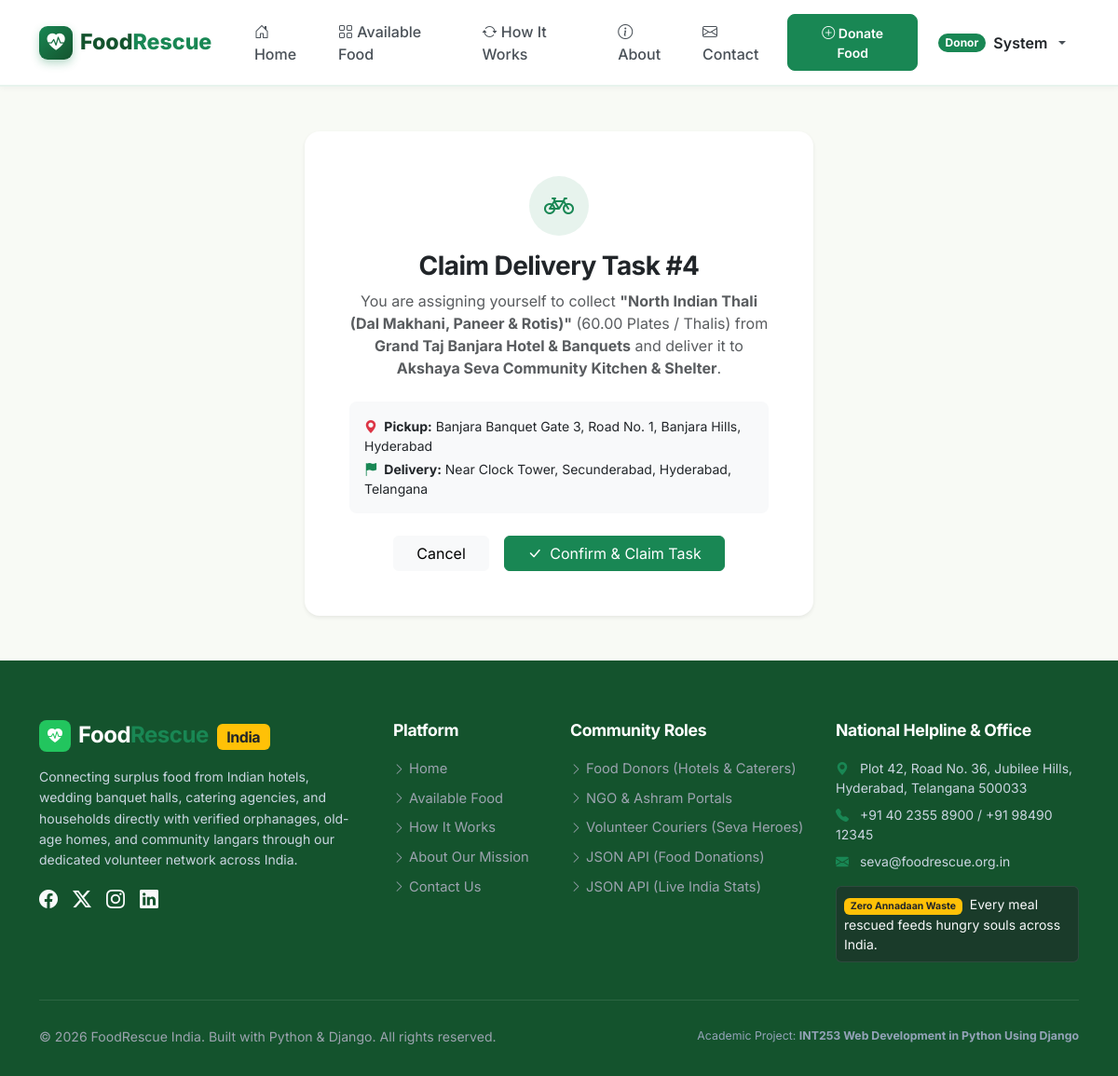
The app's page /volunteer/deliveries/4/claim/ (signed in) with its own data.
### accounts/models.py (models this page shows, shortened)
class UserProfile(models.Model):
    ROLE_CHOICES = [
        ('Donor', 'Food Donor (Restaurant / Hotel / Banquet / Caterer)'),
        ('NGO', 'NGO / Trust / Shelter / Orphanage Receiver'),
        ('Volunteer', 'Food Rescue Volunteer (Courier / Transporter)'),
    ]
    user = models.OneToOneField(User, on_delete=models.CASCADE, related_name='profile')
    role = models.CharField(max_length=20, choices=ROLE_CHOICES, default='Donor')
    phone = models.CharField(max_length=20, blank=True, help_text="e.g., +91 98765 43210")
    organization_name = models.CharField(
        max_length=150,
        blank=True,
        help_text="Name of Restaurant, Hotel, NGO Trust, or Catering Hall"
    )
    address = models.TextField(blank=True, help_text="Plot/Flat, Street, Locality (e.g. Jubilee Hills, Road No. 10)")
    city = models.CharField(max_length=100, blank=True, default='Hyderabad')
    is_verified = models.BooleanField(
        default=False,
        help_text="Government / NGO Darpan verification status"
    )
    profile_image = models.ImageField(upload_to='profiles/', blank=True, null=True)
    created_at = models.DateTimeField(auto_now_add=True)
    updated_at = models.DateTimeField(auto_now=True)
    class Meta:
        verbose_name = 'User Profile'
        verbose_name_plural = 'User Profiles'
        ordering = ['-created_at']

### requests/models.py (models this page shows, shortened)
class Delivery(models.Model):
    DELIVERY_STATUS_CHOICES = [
        ('ASSIGNED', 'Assigned / Waiting for Volunteer Pickup'),
        ('PICKED_UP', 'Food Collected from Donor'),
        ('IN_TRANSIT', 'In Transit to Receiver'),
        ('DELIVERED', 'Delivered to Receiver'),
        ('CANCELLED', 'Delivery Cancelled'),
    ]
    food_request = models.OneToOneField(FoodRequest, on_delete=models.CASCADE, related_name='delivery')
    volunteer = models.ForeignKey(
        User,
        on_delete=models.SET_NULL,
        null=True,
        blank=True,
        related_name='deliveries',
        help_text="Volunteer assigned to collect and deliver"
    )
    pickup_time = models.DateTimeField(null=True, blank=True, help_text="Time food was picked up")
    delivery_time = models.DateTimeField(null=True, blank=True, help_text="Time food was handed over")
    delivery_status = models.CharField(
        max_length=30,
        choices=DELIVERY_STATUS_CHOICES,
        default='ASSIGNED'
    )
    remarks = models.TextField(
        blank=True,
        default='',
        help_text="Notes on food temperature, packing condition, handover details"
    )
    created_at = models.DateTimeField(auto_now_add=True)
    updated_at = models.DateTimeField(auto_now=True)
    class Meta:
        verbose_name = 'Delivery Task'
        verbose_name_plural = 'Delivery Tasks'
        ordering = ['-created_at']

class FoodRequest(models.Model):
    STATUS_CHOICES = [
        ('PENDING', 'Pending Donor Approval'),
        ('APPROVED', 'Approved by Donor'),
        ('REJECTED', 'Rejected by Donor'),
        ('CANCELLED', 'Cancelled by NGO'),
        ('COMPLETED', 'Fulfilled & Delivered'),
    ]
    donation = models.ForeignKey(Donation, on_delete=models.CASCADE, related_name='requests')
    receiver = models.ForeignKey(User, on_delete=models.CASCADE, related_name='food_requests')
    quantity_requested = models.DecimalField(
        max_digits=8,
        decimal_places=2,
        help_text="Quantity needed by NGO"
    )
    message = models.TextField(
        help_text="Purpose of request, number of beneficiaries, or collection notes"
    )
    status = models.CharField(max_length=30, choices=STATUS_CHOICES, default='PENDING')
    requested_at = models.DateTimeField(auto_now_add=True)
    updated_at = models.DateTimeField(auto_now=True)
    class Meta:
        verbose_name = 'Food Request'
        verbose_name_plural = 'Food Requests'
        ordering = ['-requested_at']

### donations/models.py (models this page shows, shortened)
class Donation(models.Model):
    CATEGORY_CHOICES = [
        ('COOKED_MEALS', 'Cooked Meals (Biryani, Pulao, Curries, Rotis, Thali)'),
        ('RAW_GROCERIES', 'Raw Groceries & Pulses (Atta, Rice, Dal, Spices)'),
        ('BAKERY_BREAD', 'Bakery, Pav, Roti & Naan'),
        ('FRUITS_VEGGIES', 'Fresh Mandi Fruits & Vegetables'),
        ('DAIRY', 'Dairy & Milk (Amul Milk, Paneer, Curd, Ghee)'),
        ('PACKED_FOOD', 'Packaged & Dry Snacks (Namkeen, Biscuits, Poha)'),
        ('SWEETS_MITHAI', 'Indian Sweets & Mithai (Gulab Jamun, Ladoo, Halwa)'),
        ('OTHER', 'Other Indian Food Items'),
    ]
    UNIT_CHOICES = [
        ('plates', 'Plates / Thalis'),
        ('kg', 'Kilograms (kg)'),
        ('packets', 'Packets / Boxes'),
        ('liters', 'Liters (L)'),
        ('servings', 'Servings (Persons)'),
    ]
    STATUS_CHOICES = [
        ('AVAILABLE', 'Available for Request'),
        ('REQUESTED', 'Request Pending'),
        ('ACCEPTED', 'Accepted (Awaiting Volunteer Pickup)'),
        ('COLLECTED', 'Collected (In Transit)'),
        ('DELIVERED', 'Delivered to Shelter / NGO'),
        ('EXPIRED', 'Expired / Spoiled'),
        ('CANCELLED', 'Cancelled by Donor'),
    ]
    donor = models.ForeignKey(User, on_delete=models.CASCADE, related_name='donations')
    food_name = models.CharField(max_length=150, help_text="e.g., Hyderabadi Veg Dum Biryani, 50 Paneer Butter Masala Packets")
    slug = models.SlugField(max_length=200, unique=True, blank=True, help_text="URL friendly slug")
    category = models.CharField(max_length=50, choices=CATEGORY_CHOICES, default='COOKED_MEALS')
    description = models.TextField(help_text="Details about spices, Veg/Non-veg tag, packing condition, heating tips...")
    quantity = models.DecimalField(max_digits=8, decimal_places=2, help_text="Total portion/weight count")
    unit = models.CharField(max_length=30, choices=UNIT_CHOICES, default='plates')
    prepared_at = models.DateTimeField(help_text="Date and time when food was cooked or packed")
    expiry_at = models.DateTimeField(help_text="Best before / safe consumption deadline")
    pickup_address = models.TextField(help_text="Detailed address (e.g. Banquet Kitchen, Road No. 12, Banjara Hills)")
    city = models.CharField(max_length=100, default='Hyderabad', help_text="City (e.g. Hyderabad, Bengaluru, Mumbai, Delhi)")
    food_image = models.ImageField(upload_to='donations/', blank=True, null=True, help_text="Photo of the food containers")
    status = models.CharField(max_length=30, choices=STATUS_CHOICES, default='AVAILABLE')
    created_at = models.DateTimeField(auto_now_add=True)
    updated_at = models.DateTimeField(auto_now=True)
    class Meta:
        verbose_name = 'Food Donation'
        verbose_name_plural = 'Food Donations'
        ordering = ['-created_at']

### requests/views.py (the view)
# urls.py: path('volunteer/deliveries/<int:pk>/claim/', views.volunteer_claim_delivery_view, name='volunteer_claim_delivery'),
@volunteer_required
def volunteer_claim_delivery_view(request, pk):
    delivery = get_object_or_404(Delivery, pk=pk)
    if delivery.volunteer and delivery.volunteer != request.user:
        messages.warning(request, "This task has already been claimed by another volunteer.")
        return redirect('requests:volunteer_deliveries')
    if request.method == 'POST':
        delivery.volunteer = request.user
        delivery.delivery_status = 'ASSIGNED'
        delivery.save()
        messages.success(request, f"You have successfully claimed Delivery Task #{delivery.id}! Please proceed with collection.")
        return redirect('requests:volunteer_delivery_detail', pk=delivery.id)
    context = {
        'delivery': delivery,
        'title': f"Claim Delivery Task #{delivery.id}",
    }
    return render(request, 'requests/volunteer_claim_confirm.html', context)

### templates/requests/volunteer_claim_confirm.html (shortened to what this page needs)
{% extends 'base.html' %}
{% block content %}
<div class="container py-5">
    <div class="row justify-content-center">
        <div class="col-lg-6 col-md-8">
            <div class="card p-4 p-md-5 border-0 shadow-sm rounded-4 text-center">
                <div class="mx-auto mb-3" style="width: 64px; height: 64px; border-radius: 50%; background: rgba(25,135,84,0.1); color: #198754; display: flex; align-items: center; justify-content: center; font-size: 2rem;">
                    <i class="bi bi-bicycle"></i>
                </div>
                <h3 class="fw-bold text-dark mb-2">Claim Delivery Task #{{ delivery.id }}</h3>
                <p class="text-muted mb-4">
                    You are assigning yourself to collect <strong>"{{ delivery.food_request.donation.food_name }}"</strong>
                    ({{ delivery.food_request.quantity_requested }} {{ delivery.food_request.donation.get_unit_display }}) from
                    <strong>{{ delivery.food_request.donation.donor.profile.organization_name|default:delivery.food_request.donation.donor.username }}</strong>
                    and deliver it to <strong>{{ delivery.food_request.receiver.profile.organization_name|default:delivery.food_request.receiver.username }}</strong>.
                </p>
                <div class="p-3 bg-light rounded-3 text-start mb-4 small">
                    <div class="mb-1"><strong><i class="bi bi-geo-alt-fill text-danger me-1"></i> Pickup:</strong> {{ delivery.food_request.donation.pickup_address }}, {{ delivery.food_request.donation.city }}</div>
                    <div><strong><i class="bi bi-flag-fill text-success me-1"></i> Delivery:</strong> {{ delivery.food_request.receiver.profile.address|default:delivery.food_request.receiver.profile.city }}</div>
                </div>
                <form method="POST">
                    <div class="d-flex justify-content-center gap-3">
                        <a href="{% url 'requests:volunteer_deliveries' %}?tab=available" class="btn btn-light px-4">
                            Cancel
                        </a>
                        <button type="submit" class="btn btn-success px-4">
                            <i class="bi bi-check-lg me-1"></i> Confirm & Claim Task
                        </button>
                    </div>
                </form>
            </div>
        </div>
    </div>
</div>
{% endblock %}

### templates/includes/navbar.html (shortened to what this page needs)
{% load static %}
<nav class="navbar navbar-expand-lg navbar-custom sticky-top">
    <div class="container">
        <a class="navbar-brand" href="{% url 'donations:home' %}">
            <span class="brand-icon"><i class="bi bi-heart-pulse-fill"></i></span>
            <span>Food<span class="text-success">Rescue</span></span>
        </a>
        <div class="collapse navbar-collapse" id="mainNavbar">
            <ul class="navbar-nav me-auto mb-2 mb-lg-0 ms-lg-3">
                <li class="nav-item">
                    <a class="nav-link {% if request.resolver_match.url_name == 'home' %}active{% endif %}" href="{% url 'donations:home' %}">
                        <i class="bi bi-house-door"></i> Home
                    </a>
                </li>
                <li class="nav-item">
                    <a class="nav-link {% if request.resolver_match.url_name == 'donation_list' %}active{% endif %}" href="{% url 'donations:donation_list' %}">
                        <i class="bi bi-grid"></i> Available Food
                    </a>
                </li>
                <li class="nav-item">
                    <a class="nav-link {% if request.resolver_match.url_name == 'how_it_works' %}active{% endif %}" href="{% url 'donations:how_it_works' %}">
                        <i class="bi bi-arrow-repeat"></i> How It Works
                    </a>
                </li>
                <li class="nav-item">
                    <a class="nav-link {% if request.resolver_match.url_name == 'about' %}active{% endif %}" href="{% url 'donations:about' %}">
                        <i class="bi bi-info-circle"></i> About
                    </a>
                </li>
                <li class="nav-item">
                    <a class="nav-link {% if request.resolver_match.url_name == 'contact' %}active{% endif %}" href="{% url 'donations:contact' %}">
                        <i class="bi bi-envelope"></i> Contact
                    </a>
                </li>
            </ul>
            <ul class="navbar-nav ms-auto align-items-lg-center gap-2">
                {% if user.is_authenticated %}
                    {% if is_donor %}
                        <li class="nav-item">
                            <a class="btn btn-sm btn-primary" href="{% url 'donations:donor_add_donation' %}">
                                <i class="bi bi-plus-circle"></i> Donate Food
                            </a>
                        </li>
                    {% elif is_ngo %}
                        <li class="nav-item">
                            <a class="btn btn-sm btn-accent" href="{% url 'donations:donation_list' %}">
                                <i class="bi bi-search"></i> Request Food
                            </a>
                        </li>
                    {% elif is_volunteer %}
                        <li class="nav-item">
                            <a class="btn btn-sm btn-warning text-dark" href="{% url 'requests:volunteer_deliveries' %}">
                                <i class="bi bi-bicycle"></i> Pickup Tasks
                            </a>
                        </li>
                    {% endif %}
                    <li class="nav-item dropdown">
                        <a class="nav-link dropdown-toggle d-flex align-items-center gap-2" href="#" id="userMenuDropdown" role="button" data-bs-toggle="dropdown" aria-expanded="false">
                            <span class="badge bg-success rounded-pill px-2 py-1">
                                {{ user_profile.role|default:"User" }}
                            </span>
                            <span class="fw-semibold text-dark">{{ user.first_name|default:user.username }}</span>
                        </a>
                    </li>
                {% endif %}
            </ul>
        </div>
    </div>
</nav>

### records on screen
UserProfile: role "Donor"
Delivery: id "4", food_request.donation.food_name "North Indian Thali (Dal Makhani, Paneer & Rotis)", food_request.quantity_requested "60.00", food_request.donation.unit "Plates / Thalis", food_request.donation.donor.profile.organization_name "Grand Taj Banjara Hotel & Banquets", food_request.receiver.profile.organization_name "Akshaya Seva Community Kitchen & Shelter", food_request.donation.pickup_address "Banjara Banquet Gate 3, Road No. 1, Banjara Hills", food_request.donation.city "Hyderabad", food_request.receiver.profile.address "Near Clock Tower, Secunderabad, Hyderabad, Telangana"

### other values on screen
{{ user.first_name|default:user.username }} "System"
